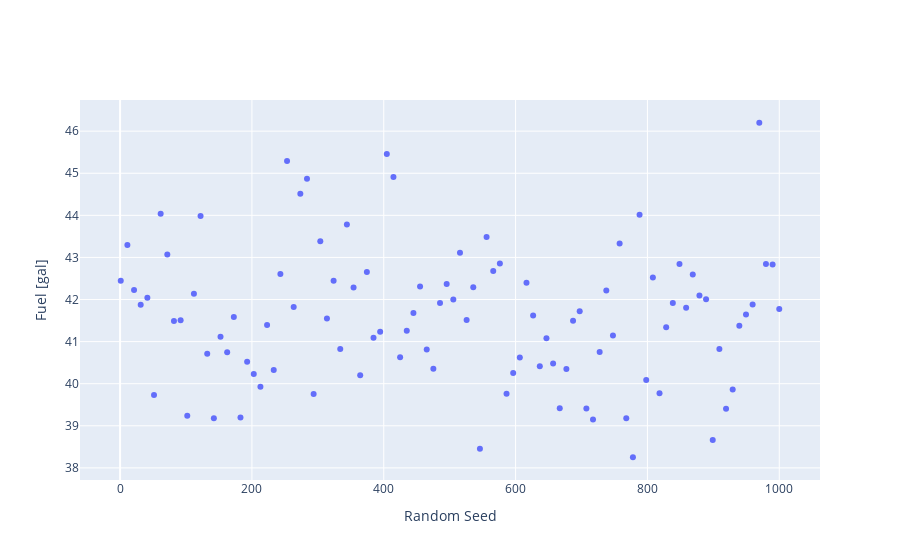

This figure's notebook cell:
### Markdown cell above
## Plotting with Plotly

### Code cell
fig = go.Figure()
# for r in results_dfs:
fig.add_trace(go.Scatter(x=results_df.RandomSeed, y=results_df['all_delay_average'], mode='markers'))
# fig.add_trace(go.Scatter(x=results_df.index, y=results_df['Fuel [gal]'], mode='markers', name="Samples", ))
# fig.add_trace(go.Scatter(x=results_poisson_df.index, y=results_poisson_df['Fuel [gal]'], mode='markers', name="Samples", ))
# fig.add_trace(go.Scatter(x=grouped.index, y=grouped['Fuel [gal]'], mode='lines+markers', name="Sample Average"))
# fig.add_trace(go.Scatter(x=grouped.index, y=grouped['Fuel [gal]'] + grouped_std['Fuel [gal]'], mode='lines+markers', name="+1 std dev"))
# fig.add_trace(go.Scatter(x=grouped.index, y=grouped['Fuel [gal]'] - grouped_std['Fuel [gal]'], mode='lines+markers', name="-1 std dev"))
fig.update_layout(yaxis=dict(title="Fuel [gal]"),
                  xaxis=dict(title='Random Seed')
                 )
fig.show()

### Figure 1 — Plotly figure (JSON) as saved in the notebook; plotly's stock layout.template omitted (floating-point values rounded to 4 significant figures)
{"data": [{"mode": "markers", "type": "scatter", "x": [1, 11.09, 21.18, 31.27, 41.36, 51.45, 61.55, 71.64, 81.73, 91.82, 101.9, 112, 122.1, 132.2, 142.3, 152.4, 162.5, 172.5, 182.6, 192.7, 202.8, 212.9, 223.0, 233.1, 243.2, 253.3, 263.4, 273.5, 283.5, 293.6, 303.7, 313.8, 323.9, 334, 344.1, 354.2, 364.3, 374.4, 384.5, 394.5, 404.6, 414.7, 424.8, 434.9, 445.0, 455.1, 465.2, 475.3, 485.4, 495.5, 505.5, 515.6, 525.7, 535.8, 545.9, 556, 566.1, 576.2, 586.3, 596.4, 606.5, 616.5, 626.6, 636.7, 646.8, 656.9, 667, 677.1, 687.2, 697.3, 707.4, 717.5, 727.5, 737.6, 747.7, 757.8, 767.9, 778.0, 788.1, 798.2, 808.3, 818.4, 828.5, 838.5, 848.6, 858.7, 868.8, 878.9, 889.0, 899.1, 909.2, 919.3, 929.4, 939.5, 949.5, 959.6, 969.7, 979.8, 989.9, 1000], "y": [42.45, 43.3, 42.23, 41.87, 42.04, 39.73, 44.04, 43.07, 41.49, 41.51, 39.24, 42.14, 43.98, 40.71, 39.18, 41.11, 40.75, 41.59, 39.2, 40.52, 40.23, 39.93, 41.39, 40.32, 42.61, 45.29, 41.82, 44.51, 44.87, 39.75, 43.38, 41.55, 42.45, 40.82, 43.78, 42.28, 40.2, 42.65, 41.09, 41.24, 45.46, 44.91, 40.63, 41.26, 41.68, 42.31, 40.81, 40.36, 41.92, 42.37, 42.0, 43.11, 41.51, 42.29, 38.45, 43.48, 42.68, 42.86, 39.76, 40.26, 40.62, 42.4, 41.62, 40.42, 41.08, 40.48, 39.42, 40.35, 41.49, 41.72, 39.41, 39.15, 40.75, 42.22, 41.15, 43.33, 39.18, 38.25, 44.01, 40.09, 42.52, 39.77, 41.34, 41.92, 42.85, 41.8, 42.59, 42.09, 42.01, 38.66, 40.82, 39.41, 39.86, 41.37, 41.64, 41.88, 46.2, 42.84, 42.83, 41.77]}], "layout": {"xaxis": {"title": {"text": "Random Seed"}}, "yaxis": {"title": {"text": "Fuel [gal]"}}}}
